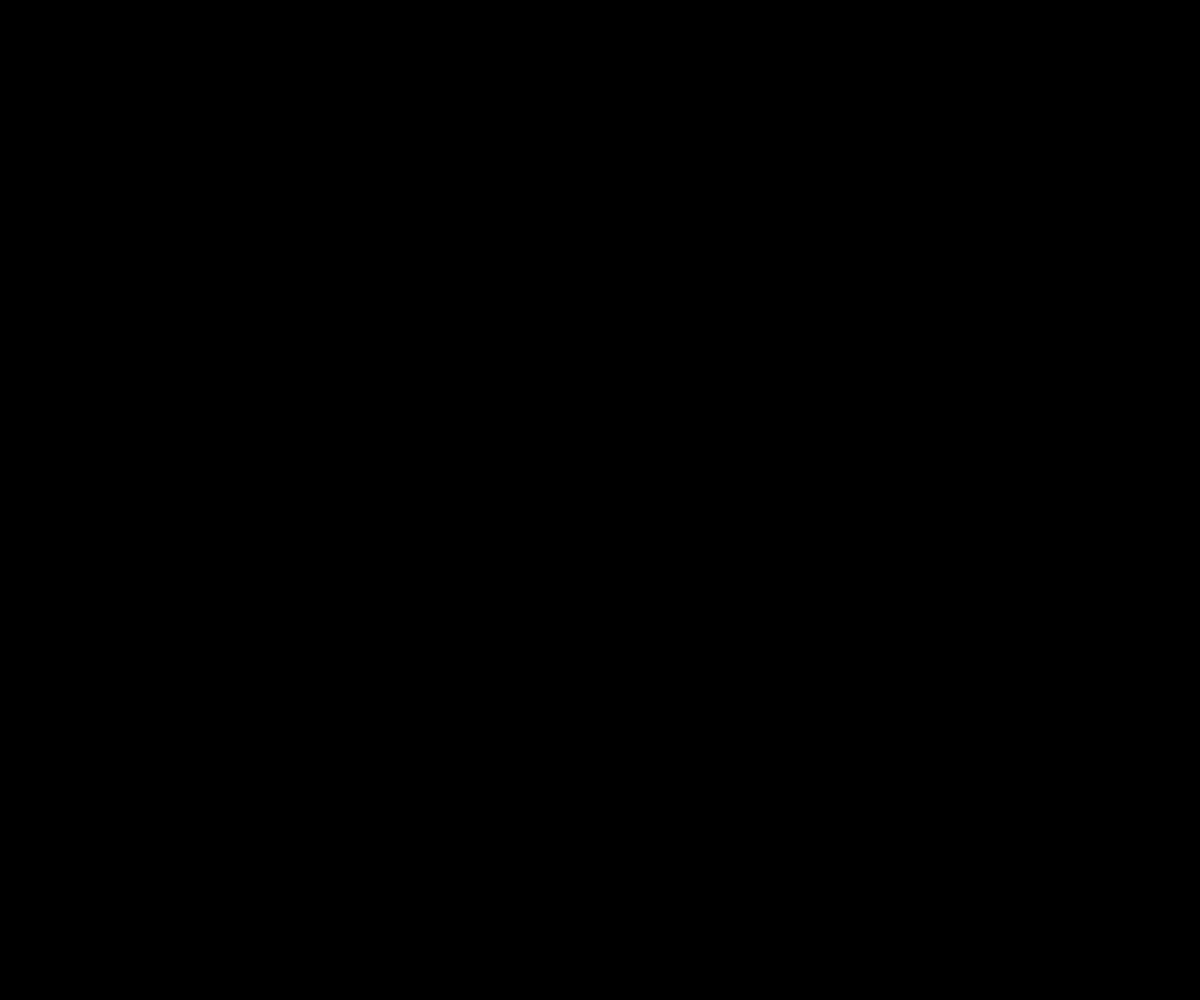
Frame 1 (no input)
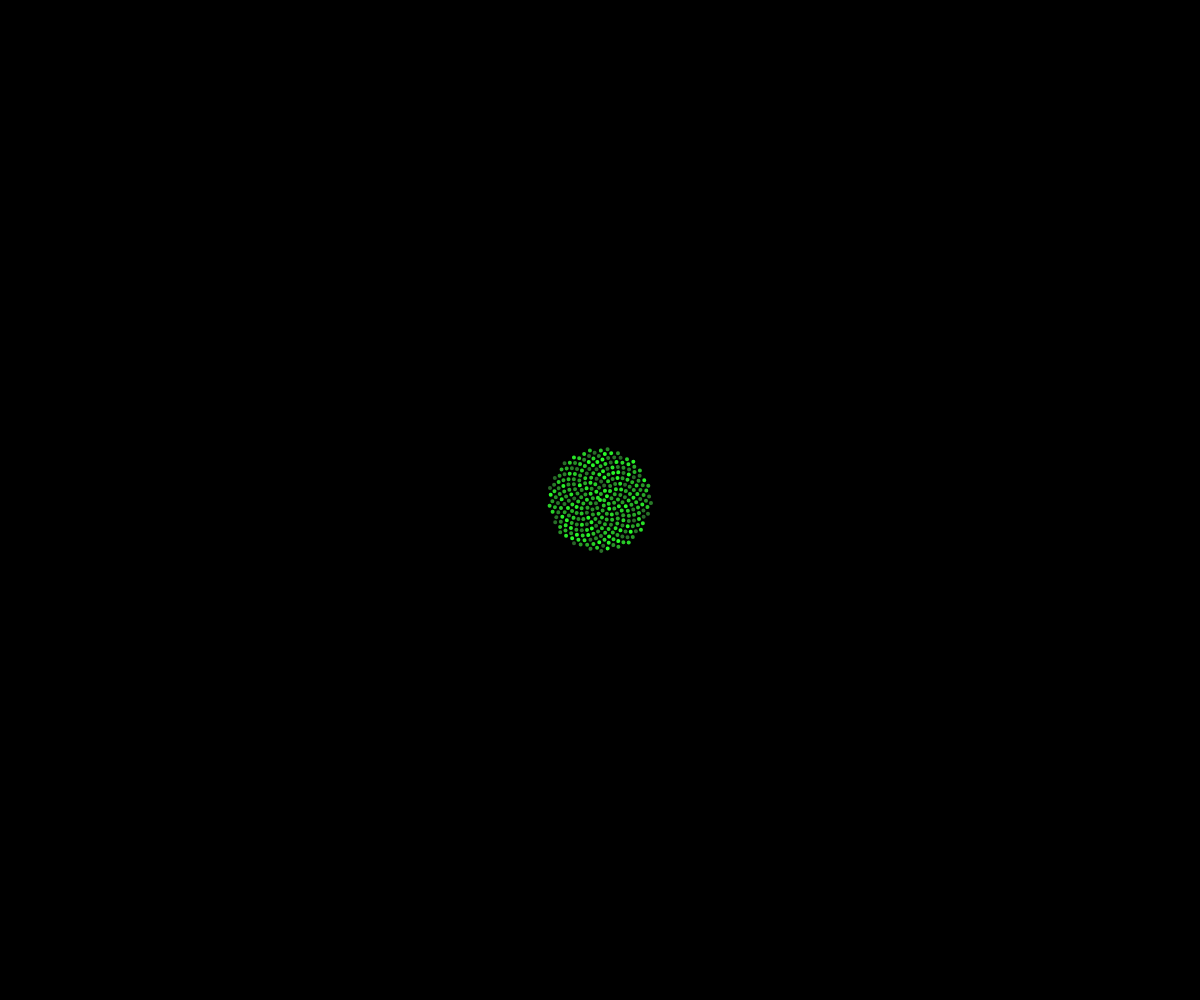
Frame 60 (no input)
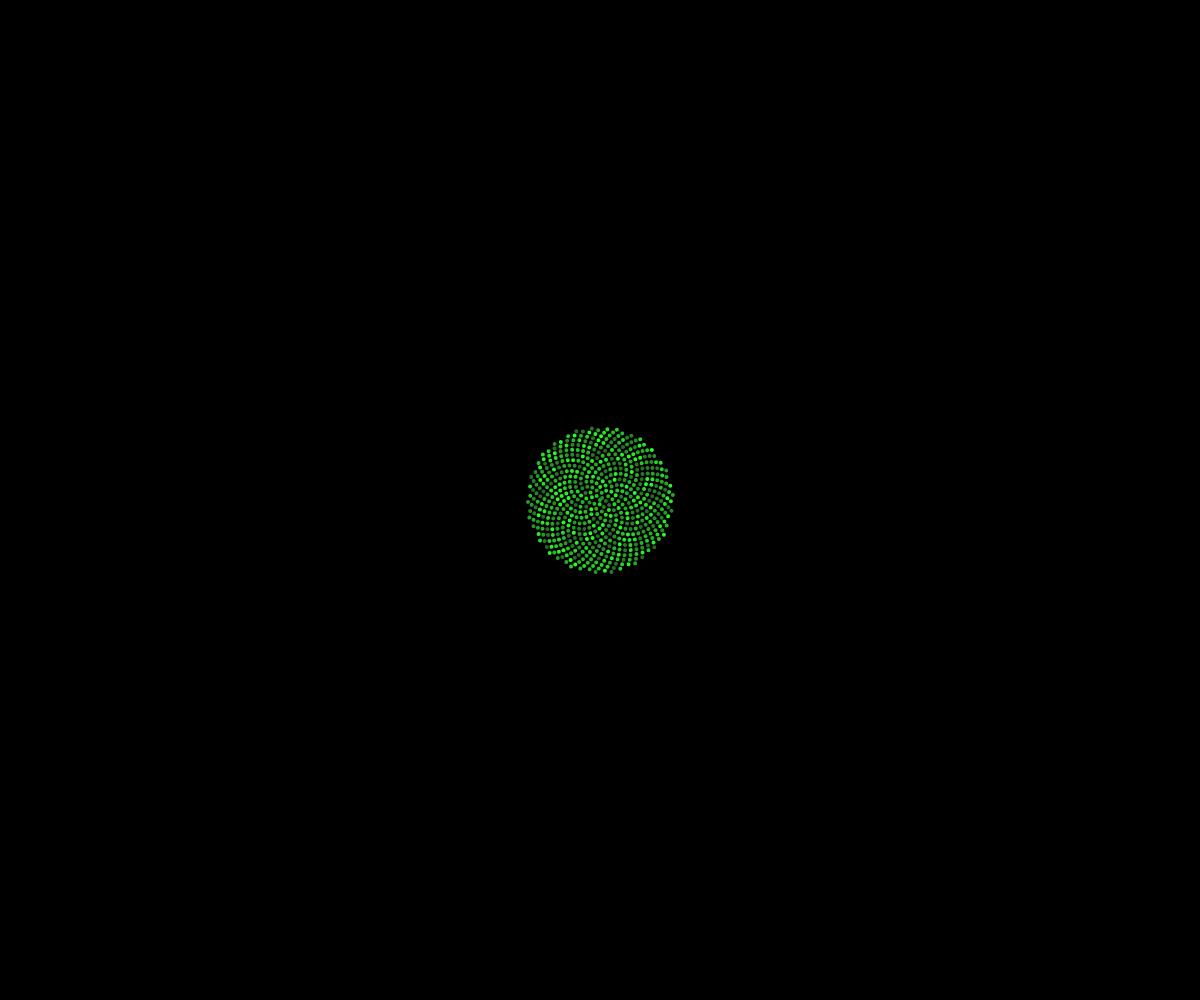
Frame 120 (the mouse pressed at the canvas centre since frame 60)

The p5.js sketch that drew these frames (run headless with seeded random() and noise() and a simulated clock; from frame 60 on, the mouse is pressed at the canvas centre):

// p5.js sketch
// ── sketch.js
// Daniel Shiffman

var n = 0;
var c = 3;

var points = [];

var start = 0;

function setup() {
  createCanvas(windowWidth, windowHeight);
  angleMode(DEGREES);
}

function draw() {
  background(0);
  translate(width / 2, height / 2);
  rotate(n * 0.3);
  for (var i = 0; i < n; i++) {
    var a = i * 137.5;
    var r = c * sqrt(i);
    var x = r * cos(a);
    var y = r * sin(a);
    noStroke();
    fill(40,random(100,255),40);
    ellipse(x, y, 4, 4);
  }
  n += 5;
  start += 5;
}
